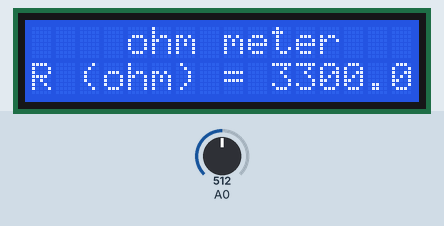
Simulated run of this sketch. Board: Arduino Uno, built with avr-gcc and run on an emulated ATmega328P. On the bench: 16×2 character LCD. The test bench sets the inputs (shaded band); at power-on: A0 = 512.

Above: at 1.2 s.
1.3 s: A0 set to 716
At 3.2 s:
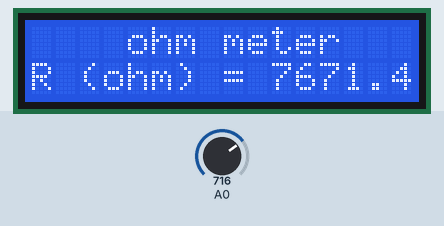
3.6 s: A0 set to 900
At 5.3 s:
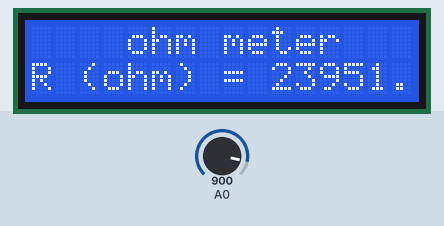
5.6 s: A0 set to 1023
At 6.7 s:
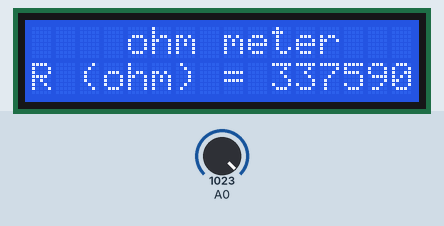
Timing chart, 0 to 8.6 s (numbered marks = the images above; inputs shaded):
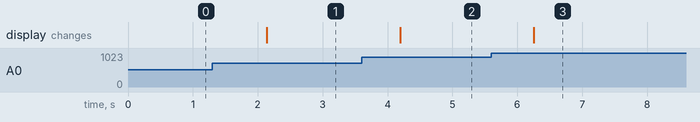

The sketch:

44_Arduino_Based_Ohm_Meter.ino
```cpp
/*****************************************************
Project Title:Arduino_Based_Ohm_Meter
Organisation: Soham Academy Of Human Excellence
Website: https://ria.sohamacademy.org/
*******************************************************/
#include<LiquidCrystal_I2C.h>
LiquidCrystal_I2C lcd(0x27,16,2);   //rs,e,d4,d5,d6,d7


int Vin=5;        //voltage at 5V pin of arduino

float Vout=0;     //voltage at A0 pin of arduino

float R1=3300;    //value of known resistance

float R2=0;       //value of unknown resistance

int a2d_data=0;

float buffer=0;


void setup()

{

 lcd.begin();

}


void loop()

{

  a2d_data=analogRead(A0);

  if(a2d_data)

  {

    buffer=a2d_data*Vin;

    Vout=(buffer)/1024.0;

    buffer=Vout/(Vin-Vout);

    R2=R1*buffer;


    lcd.setCursor(4,0);

    lcd.print("ohm meter");


    lcd.setCursor(0,1);

    lcd.print("R (ohm) = ");

    lcd.print(R2);


    delay(1000);
  }
  }
```

Measured:
- after the input at 1.3 s, the display: changes after 0.84 s (image 1)
- after the input at 3.6 s, the display: changes after 0.59 s (image 2)
- after the input at 5.6 s, the display: changes after 0.65 s (image 3)
